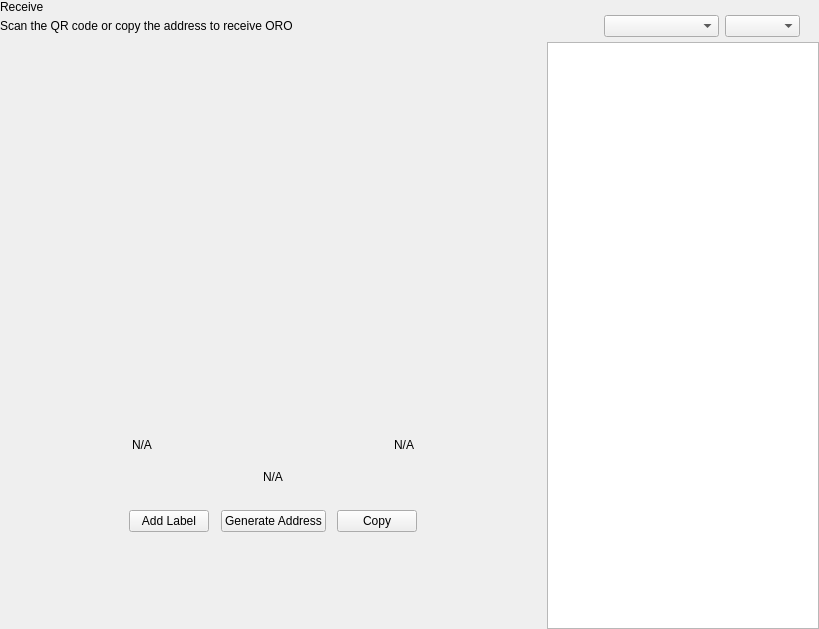
<?xml version="1.0" encoding="UTF-8"?>
<ui version="4.0">
 <class>ReceiveWidget</class>
 <widget class="QWidget" name="ReceiveWidget">
  <property name="geometry">
   <rect>
    <x>0</x>
    <y>0</y>
    <width>819</width>
    <height>629</height>
   </rect>
  </property>
  <property name="minimumSize">
   <size>
    <width>0</width>
    <height>0</height>
   </size>
  </property>
  <property name="windowTitle">
   <string>Form</string>
  </property>
  <layout class="QHBoxLayout" name="horizontalLayout_2" stretch="2,1">
   <property name="spacing">
    <number>0</number>
   </property>
   <property name="leftMargin">
    <number>0</number>
   </property>
   <property name="topMargin">
    <number>0</number>
   </property>
   <property name="rightMargin">
    <number>0</number>
   </property>
   <property name="bottomMargin">
    <number>0</number>
   </property>
   <item>
    <widget class="QWidget" name="left" native="true">
     <layout class="QVBoxLayout" name="verticalLayout_3">
      <property name="leftMargin">
       <number>0</number>
      </property>
      <property name="topMargin">
       <number>0</number>
      </property>
      <property name="rightMargin">
       <number>0</number>
      </property>
      <property name="bottomMargin">
       <number>0</number>
      </property>
      <item>
       <layout class="QVBoxLayout" name="verticalLayout_2">
        <property name="spacing">
         <number>0</number>
        </property>
        <property name="leftMargin">
         <number>0</number>
        </property>
        <item>
         <layout class="QHBoxLayout" name="horizontalLayout_3">
          <property name="spacing">
           <number>0</number>
          </property>
          <item>
           <layout class="QVBoxLayout" name="verticalLayout_4">
            <property name="spacing">
             <number>5</number>
            </property>
            <item>
             <widget class="QLabel" name="labelTitle">
              <property name="text">
               <string>Receive</string>
              </property>
             </widget>
            </item>
            <item alignment="Qt::AlignTop">
             <widget class="QLabel" name="labelSubtitle1">
              <property name="text">
               <string>Scan the QR code or copy the address to receive ORO</string>
              </property>
             </widget>
            </item>
           </layout>
          </item>
          <item>
           <spacer name="horizontalSpacer">
            <property name="orientation">
             <enum>Qt::Horizontal</enum>
            </property>
            <property name="sizeHint" stdset="0">
             <size>
              <width>40</width>
              <height>20</height>
             </size>
            </property>
           </spacer>
          </item>
          <!-- <item>
           <widget class="QWidget" name="containerViewPrivacyChecks" native="true">
            <layout class="QVBoxLayout" name="containerPrivacyChecks">
             <property name="spacing">
              <number>0</number>
             </property>
             <property name="leftMargin">
              <number>0</number>
             </property>
             <property name="topMargin">
              <number>0</number>
             </property>
             <property name="rightMargin">
              <number>0</number>
             </property>
             <property name="bottomMargin">
              <number>0</number>
             </property>
             <item alignment="Qt::AlignHCenter|Qt::AlignVCenter">
              <widget class="QGroupBox" name="groupBox">
               <property name="title">
                <string/>
               </property>
               <layout class="QHBoxLayout" name="horizontalLayout_2_1">
                <property name="spacing">
                 <number>0</number>
                </property>
                <property name="leftMargin">
                 <number>0</number>
                </property>
                <property name="topMargin">
                 <number>0</number>
                </property>
                <property name="rightMargin">
                 <number>0</number>
                </property>
                <property name="bottomMargin">
                 <number>0</number>
                </property>
                <item>
                 <widget class="QPushButton" name="pushLeft">
                  <property name="minimumSize">
                   <size>
                    <width>120</width>
                    <height>30</height>
                   </size>
                  </property>
                  <property name="maximumSize">
                   <size>
                    <width>120</width>
                    <height>30</height>
                   </size>
                  </property>
                  <property name="focusPolicy">
                   <enum>Qt::NoFocus</enum>
                  </property>
                  <property name="text">
                   <string>Transparent</string>
                  </property>
                  <property name="checkable">
                   <bool>true</bool>
                  </property>
                  <property name="autoExclusive">
                   <bool>true</bool>
                  </property>
                 </widget>
                </item>
                <item>
                 <widget class="QPushButton" name="pushRight">
                  <property name="minimumSize">
                   <size>
                    <width>120</width>
                    <height>30</height>
                   </size>
                  </property>
                  <property name="maximumSize">
                   <size>
                    <width>120</width>
                    <height>30</height>
                   </size>
                  </property>
                  <property name="focusPolicy">
                   <enum>Qt::NoFocus</enum>
                  </property>
                  <property name="text">
                   <string>Shielded</string>
                  </property>
                  <property name="checkable">
                   <bool>true</bool>
                  </property>
                  <property name="checked">
                   <bool>true</bool>
                  </property>
                  <property name="autoExclusive">
                   <bool>true</bool>
                  </property>
                 </widget>
                </item>
               </layout>
              </widget>
             </item>
             <item alignment="Qt::AlignHCenter|Qt::AlignTop">
              <widget class="QLabel" name="labelSubtitle2">
               <property name="text">
                <string>Accept transparent or shielded ORO</string>
               </property>
               <property name="alignment">
                <set>Qt::AlignRight|Qt::AlignTrailing|Qt::AlignVCenter</set>
               </property>
              </widget>
             </item>
            </layout>
           </widget>
          </item> -->
         </layout>
        </item>
        <item>
         <spacer name="verticalSpacer_2">
          <property name="orientation">
           <enum>Qt::Vertical</enum>
          </property>
          <property name="sizeType">
           <enum>QSizePolicy::Expanding</enum>
          </property>
          <property name="sizeHint" stdset="0">
           <size>
            <width>20</width>
            <height>50</height>
           </size>
          </property>
         </spacer>
        </item>
        <item alignment="Qt::AlignHCenter">
         <widget class="QWidget" name="layoutQR" native="true">
          <property name="maximumSize">
           <size>
            <width>510</width>
            <height>16777215</height>
           </size>
          </property>
          <layout class="QVBoxLayout" name="verticalLayoutQr">
           <item>
            <spacer name="verticalSpacer11">
             <property name="orientation">
              <enum>Qt::Vertical</enum>
             </property>
             <property name="sizeType">
              <enum>QSizePolicy::Fixed</enum>
             </property>
             <property name="sizeHint" stdset="0">
              <size>
               <width>20</width>
               <height>20</height>
              </size>
             </property>
            </spacer>
           </item>
           <item alignment="Qt::AlignHCenter">
            <widget class="QLabel" name="labelQrImg">
             <property name="minimumSize">
              <size>
               <width>260</width>
               <height>260</height>
              </size>
             </property>
             <property name="maximumSize">
              <size>
               <width>260</width>
               <height>260</height>
              </size>
             </property>
             <property name="text">
              <string/>
             </property>
             <property name="alignment">
              <set>Qt::AlignCenter</set>
             </property>
            </widget>
           </item>
           <item>
            <spacer name="verticalSpacer_21">
             <property name="orientation">
              <enum>Qt::Vertical</enum>
             </property>
             <property name="sizeType">
              <enum>QSizePolicy::Fixed</enum>
             </property>
             <property name="sizeHint" stdset="0">
              <size>
               <width>20</width>
               <height>30</height>
              </size>
             </property>
            </spacer>
           </item>
           <item>
            <widget class="QWidget" name="widget" native="true">
             <property name="minimumSize">
              <size>
               <width>0</width>
               <height>0</height>
              </size>
             </property>
             <layout class="QHBoxLayout" name="horizontalLayout_5">
              <item>
               <widget class="QLabel" name="labelLabel">
                <property name="text">
                 <string notr="true">N/A</string>
                </property>
               </widget>
              </item>
              <item>
               <spacer name="horizontalSpacer_2">
                <property name="orientation">
                 <enum>Qt::Horizontal</enum>
                </property>
                <property name="sizeHint" stdset="0">
                 <size>
                  <width>141</width>
                  <height>20</height>
                 </size>
                </property>
               </spacer>
              </item>
              <item>
               <widget class="QLabel" name="labelDate">
                <property name="text">
                 <string notr="true">N/A</string>
                </property>
                <property name="alignment">
                 <set>Qt::AlignRight|Qt::AlignTrailing|Qt::AlignVCenter</set>
                </property>
               </widget>
              </item>
             </layout>
            </widget>
           </item>
           <item>
            <widget class="QLabel" name="labelAddress">
             <property name="sizePolicy">
              <sizepolicy hsizetype="Expanding" vsizetype="Preferred">
               <horstretch>0</horstretch>
               <verstretch>0</verstretch>
              </sizepolicy>
             </property>
             <property name="minimumSize">
              <size>
               <width>300</width>
               <height>0</height>
              </size>
             </property>
             <property name="text">
              <string notr="true">N/A</string>
             </property>
             <property name="alignment">
              <set>Qt::AlignCenter</set>
             </property>
            </widget>
           </item>
           <item>
            <spacer name="verticalSpacer_4">
             <property name="orientation">
              <enum>Qt::Vertical</enum>
             </property>
             <property name="sizeType">
              <enum>QSizePolicy::Fixed</enum>
             </property>
             <property name="sizeHint" stdset="0">
              <size>
               <width>20</width>
               <height>20</height>
              </size>
             </property>
            </spacer>
           </item>
           <item>
            <layout class="QHBoxLayout" name="horizontalLayout_4">
             <item alignment="Qt::AlignHCenter">
              <widget class="QPushButton" name="pushButtonLabel">
               <property name="focusPolicy">
                <enum>Qt::NoFocus</enum>
               </property>
               <property name="text">
                <string>Add Label</string>
               </property>
              </widget>
             </item>
             <item alignment="Qt::AlignHCenter">
              <widget class="QPushButton" name="pushButtonNewAddress">
               <property name="focusPolicy">
                <enum>Qt::NoFocus</enum>
               </property>
               <property name="text">
                <string>Generate Address</string>
               </property>
              </widget>
             </item>
             <item alignment="Qt::AlignHCenter">
              <widget class="QPushButton" name="pushButtonCopy">
               <property name="focusPolicy">
                <enum>Qt::NoFocus</enum>
               </property>
               <property name="text">
                <string>Copy</string>
               </property>
              </widget>
             </item>
            </layout>
           </item>
           <item>
            <spacer name="verticalSpacer_3">
             <property name="orientation">
              <enum>Qt::Vertical</enum>
             </property>
             <property name="sizeType">
              <enum>QSizePolicy::Expanding</enum>
             </property>
             <property name="sizeHint" stdset="0">
              <size>
               <width>20</width>
               <height>20</height>
              </size>
             </property>
            </spacer>
           </item>
          </layout>
         </widget>
        </item>
        <item>
         <spacer name="verticalSpacer">
          <property name="orientation">
           <enum>Qt::Vertical</enum>
          </property>
          <property name="sizeHint" stdset="0">
           <size>
            <width>20</width>
            <height>40</height>
           </size>
          </property>
         </spacer>
        </item>
       </layout>
      </item>
     </layout>
    </widget>
   </item>
   <item>
    <widget class="QWidget" name="right" native="true">
     <layout class="QVBoxLayout" name="verticalLayout_5">
      <property name="spacing">
       <number>0</number>
      </property>
      <property name="leftMargin">
       <number>1</number>
      </property>
      <property name="topMargin">
       <number>0</number>
      </property>
      <property name="rightMargin">
       <number>0</number>
      </property>
      <property name="bottomMargin">
       <number>0</number>
      </property>
      <item>
       <layout class="QVBoxLayout" name="container_right">
        <property name="spacing">
         <number>0</number>
        </property>
        <property name="leftMargin">
         <number>0</number>
        </property>
        <property name="rightMargin">
         <number>0</number>
        </property>
        <item>
         <layout class="QVBoxLayout" name="verticalLayout">
          <property name="spacing">
           <number>6</number>
          </property>
          <property name="leftMargin">
           <number>19</number>
          </property>
          <property name="rightMargin">
           <number>19</number>
          </property>
          <item>
           <widget class="OptionButton" name="btnRequest" native="true"/>
          </item>
          <item>
           <widget class="OptionButton" name="btnMyAddresses" native="true">
            <property name="sizePolicy">
             <sizepolicy hsizetype="Preferred" vsizetype="Minimum">
              <horstretch>0</horstretch>
              <verstretch>0</verstretch>
             </sizepolicy>
            </property>
           </widget>
          </item>
         </layout>
        </item>
        <item>
         <widget class="QWidget" name="sortWidget" native="true">
          <layout class="QHBoxLayout" name="horizontalLayout_6">
           <property name="leftMargin">
            <number>19</number>
           </property>
           <property name="rightMargin">
            <number>19</number>
           </property>
           <property name="bottomMargin">
            <number>5</number>
           </property>
           <item>
            <spacer name="horizontalSpacer_3">
             <property name="orientation">
              <enum>Qt::Horizontal</enum>
             </property>
             <property name="sizeHint" stdset="0">
              <size>
               <width>40</width>
               <height>20</height>
              </size>
             </property>
            </spacer>
           </item>
           <item>
            <widget class="QComboBox" name="comboBoxSort">
             <property name="sizePolicy">
              <sizepolicy hsizetype="Preferred" vsizetype="Fixed">
               <horstretch>0</horstretch>
               <verstretch>0</verstretch>
              </sizepolicy>
             </property>
             <property name="minimumSize">
              <size>
               <width>115</width>
               <height>0</height>
              </size>
             </property>
            </widget>
           </item>
           <item>
            <widget class="QComboBox" name="comboBoxSortOrder">
             <property name="sizePolicy">
              <sizepolicy hsizetype="Preferred" vsizetype="Fixed">
               <horstretch>0</horstretch>
               <verstretch>0</verstretch>
              </sizepolicy>
             </property>
             <property name="minimumSize">
              <size>
               <width>75</width>
               <height>0</height>
              </size>
             </property>
            </widget>
           </item>
          </layout>
         </widget>
        </item>
        <item>
         <widget class="QListView" name="listViewAddress"/>
        </item>
       </layout>
      </item>
     </layout>
    </widget>
   </item>
  </layout>
 </widget>
 <customwidgets>
  <customwidget>
   <class>OptionButton</class>
   <extends>QWidget</extends>
   <header>qt/oro/optionbutton.h</header>
   <container>1</container>
  </customwidget>
 </customwidgets>
 <resources/>
 <connections/>
</ui>
